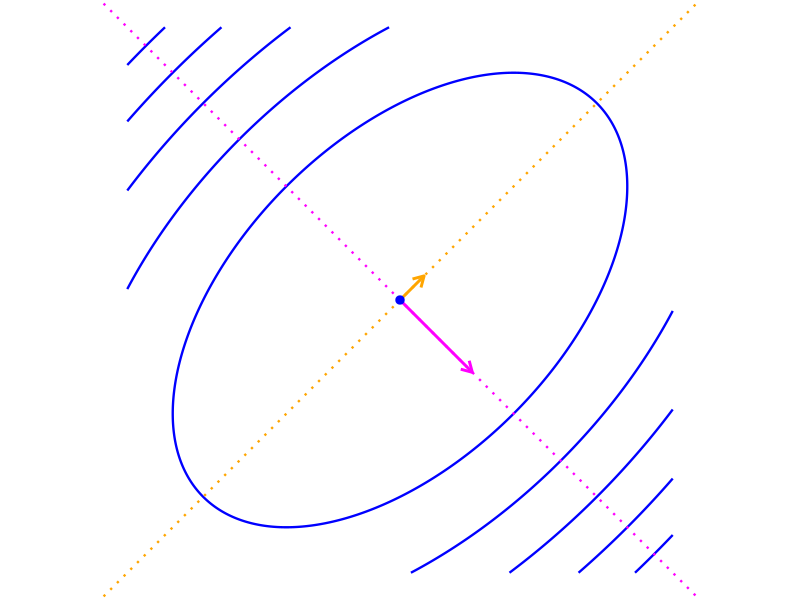

This chart was generated by the following R code:
# Used in: ../05-qfun.tex
#
# Show contour lines of a quadratic form together with its eigenvector
# directions.

set.seed(1L)

library(data.table)
library(ggplot2)
library(grid)

dir.create("../figure", recursive = TRUE, showWarnings = FALSE)

v1 = c(1, -1) / sqrt(2)
v2 = c(1, 1) / sqrt(2)
lambda_1 = 3
lambda_2 = 1

quadratic_form = function(x1, x2) {
  2 * x1^2 - 2 * x1 * x2 + 2 * x2^2
}

axis_limits = c(-8, 8)
x1_grid = seq(axis_limits[1], axis_limits[2], by = 0.05)
x2_grid = seq(axis_limits[1], axis_limits[2], by = 0.05)
contour_data = CJ(x1 = x1_grid, x2 = x2_grid)
contour_data[, z := quadratic_form(x1, x2)]

vector_data = data.table(
  x = 0,
  y = 0,
  xend = c(lambda_1 * v1[1], lambda_2 * v2[1]),
  yend = c(lambda_1 * v1[2], lambda_2 * v2[2]),
  colour = c("magenta", "orange")
)

quadratic_plot = ggplot(contour_data, aes(x = x1, y = x2, z = z)) +
  geom_contour(bins = 6, colour = "blue", linewidth = 0.8) +
  geom_abline(intercept = 0, slope = -1, colour = "magenta", linetype = 3, linewidth = 0.8) +
  geom_abline(intercept = 0, slope = 1, colour = "orange", linetype = 3, linewidth = 0.8) +
  geom_segment(
    data = vector_data,
    aes(x = x, y = y, xend = xend, yend = yend, colour = colour),
    inherit.aes = FALSE,
    arrow = arrow(length = unit(0.12, "inches")),
    linewidth = 1
  ) +
  geom_point(
    data = data.table(x1 = 0, x2 = 0),
    aes(x = x1, y = x2),
    inherit.aes = FALSE,
    colour = "blue",
    size = 2.5
  ) +
  scale_colour_identity() +
  coord_fixed(xlim = axis_limits, ylim = axis_limits) +
  theme_void(base_size = 14)

ggsave("../figure/quadr-eigenv.png", quadratic_plot, width = 4, height = 4)
